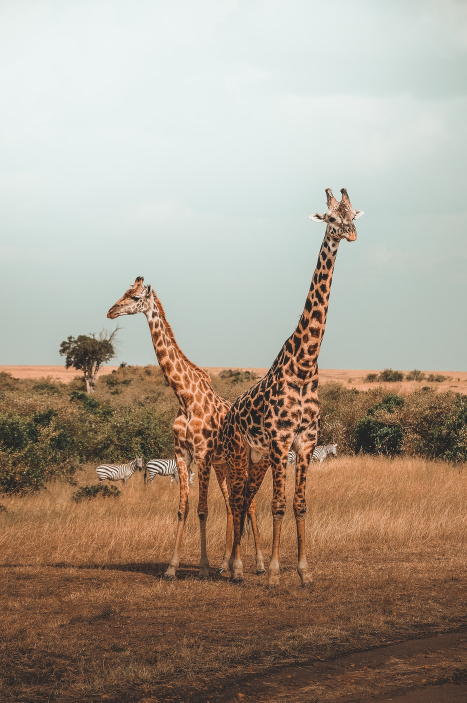
#> input picture 5. Object Detection with OpenCV and Python/giraffes.jpg, 933 x 1405 px, found by its file name (shown at 1/2 size)
$ jupyter execute --allow-errors Untitled.ipynb
#> lines starting #> are read from the running program, lines starting #| are printed output that depends on the picture
[cell 1]
import cv2

[cell 2]
img1 = cv2.imread('giraffes.jpg')
#> img1 is the input picture: shape (1405, 933, 3); mean B, G, R 141.5, 156.6, 170.1
img1 = cv2.cvtColor(img1,cv2.COLOR_RGB2BGR)
img2 = cv2.imread('bricks.jpg')
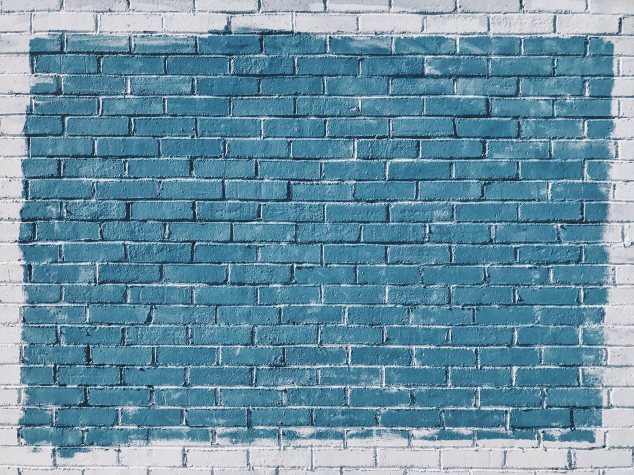
#> input picture 5. Object Detection with OpenCV and Python/bricks.jpg, 1267 x 950 px, found by its file name (shown at 1/2 size)
#> img2 is the input picture: shape (950, 1267, 3); mean B, G, R 163.5, 144, 104.9
img2 = cv2.cvtColor(img2,cv2.COLOR_RGB2BGR)

[cell 3]
import matplotlib.pyplot as plt

[cell 4]
img1.shape
#> Out = (1405, 933, 3)

[cell 5]
img2.shape
#> Out = (950, 1267, 3)

resize images

[cell 6]
img1 = cv2.resize(img1,(1400,1400))
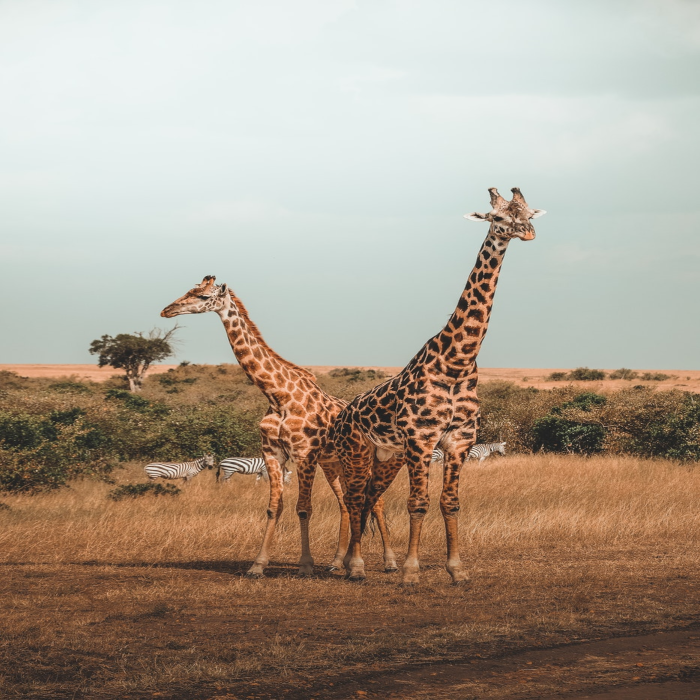
#> img1: shape (1400, 1400, 3) (shown at 1/2 size); mean R, G, B 170, 156.6, 141.4
img2 = cv2.resize(img2,(1400,1400))
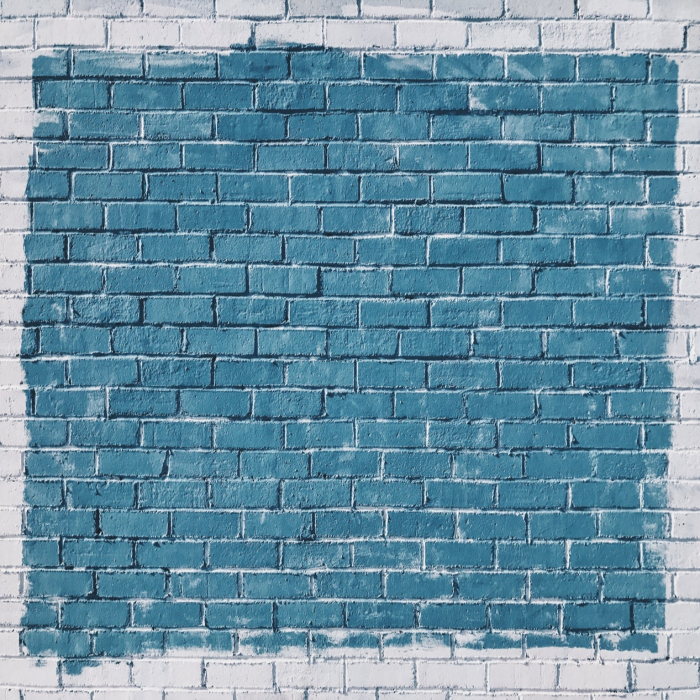
#> img2: shape (1400, 1400, 3) (shown at 1/2 size); mean R, G, B 104.8, 143.9, 163.4

[cell 7]
plt.imshow(img1)

[cell 8]
plt.imshow(img2)

[cell 9]
blended = cv2.addWeighted(src1=img1,alpha=0.5,src2=img2,beta=0.9,gamma=0)
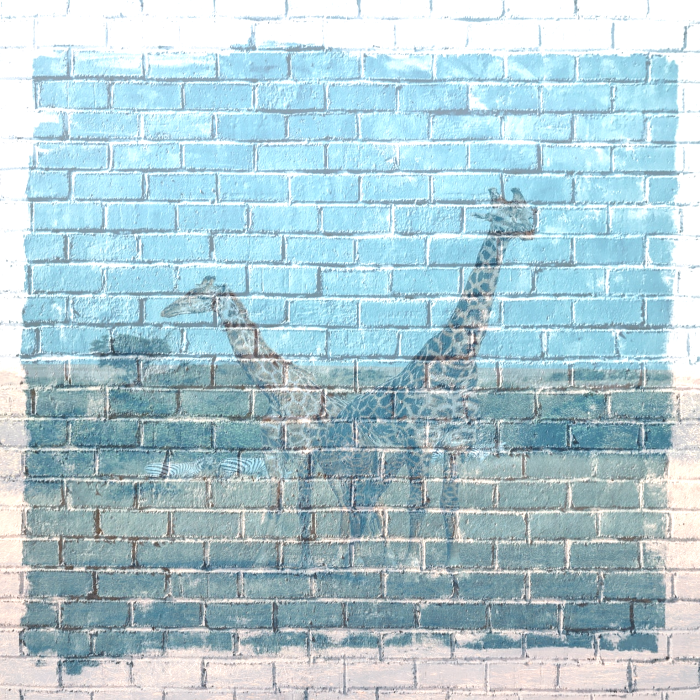
#> blended: shape (1400, 1400, 3) (shown at 1/2 size); mean R, G, B 174.7, 202.2, 210.5

[cell 10]
plt.imshow(blended)

[cell 11]
blended = cv2.addWeighted(src1=img1,alpha=0.5,src2=img2,beta=0.9,gamma=0)
plt.imshow(blended)

[cell 12]
blended = cv2.addWeighted(src1=img1,alpha=0.9,src2=img2,beta=0.6,gamma=0)
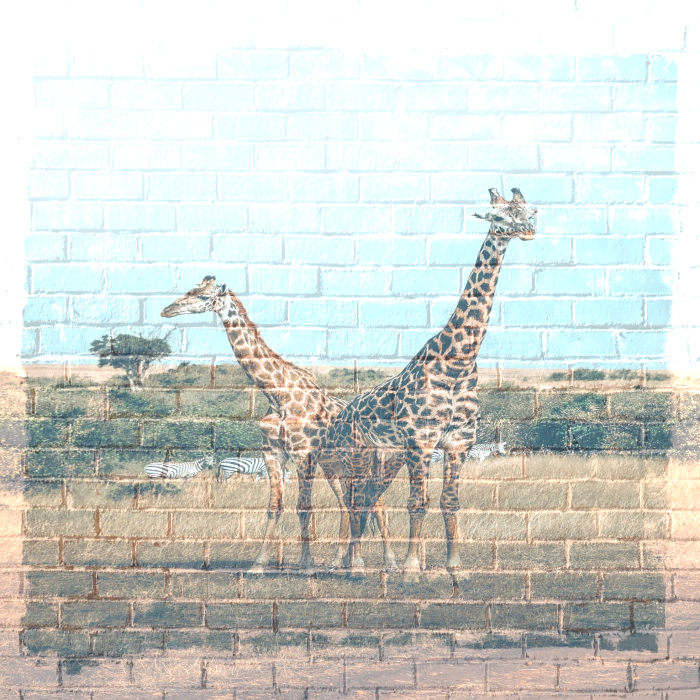
#> blended: shape (1400, 1400, 3) (shown at 1/2 size); mean R, G, B 207, 210.5, 204.9

[cell 13]
plt.imshow(blended)

[cell 14]
img1 = cv2.imread('giraffes.jpg')
img1 = cv2.cvtColor(img1,cv2.COLOR_RGB2BGR)
img2 = cv2.imread('bricks.jpg')
img2 = cv2.cvtColor(img2,cv2.COLOR_RGB2BGR)

[cell 15]
img2 = cv2.resize(img2,(600,600))
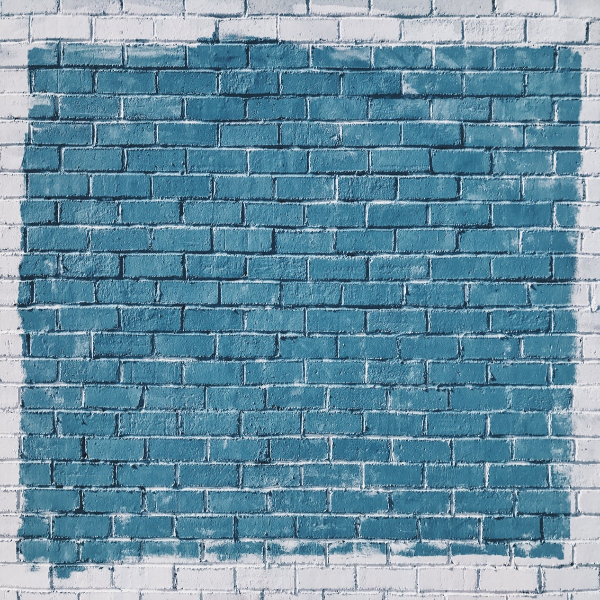
#> img2: shape (600, 600, 3); mean R, G, B 104.8, 143.8, 163.4

[cell 16]
plt.imshow(img2)

[cell 17]
large_img = img1
small_img = img2

[cell 18]
x_offset = 0
y_offset = 0

[cell 19]
x_end = x_offset + small_img.shape[1]
#> x_end = 600
y_end = y_offset + large_img.shape[0]
#> y_end = 1405

[cell 20]
small_img.shape
#> Out = (600, 600, 3)

[cell 21]
plt.imshow(large_img)

[cell 22]
import cv
import matplotlib.pyplot as plt

img1 = cv2.imread('giraffes.jpg')
img1 = cv2.cvtColor(img1,cv2.COLOR_RGB2BGR)
img2 = cv2.imread('bricks.jpg')
img2 = cv2.cvtColor(img2,cv2.COLOR_RGB2BGR)

img2 = cv2.resize(img2,(600,600))

[cell 23]
plt.imshow(img1)

[cell 24]
img1.shape
#> Out = (1405, 933, 3)

[cell 25]
x_offset = 934 - 600
y_offset = 1401 - 600

[cell 26]
img2.shape
#> Out = (600, 600, 3)

[cell 27]
rows,cols,channels = img2.shape

[cell 28]
rows

[cell 29]
cols

[cell 30]
roi = img1[y_offset:1401,x_offset:943]
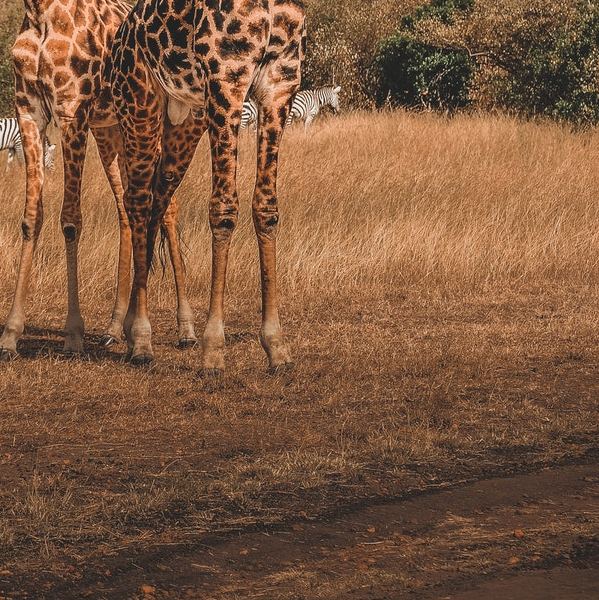
#> roi: shape (600, 599, 3); mean R, G, B 126.1, 88.8, 62.9

[cell 31]
plt.imshow(roi)

[cell 32]
img2gray = cv2.cvtColor(img2,cv2.COLOR_RGB2GRAY)
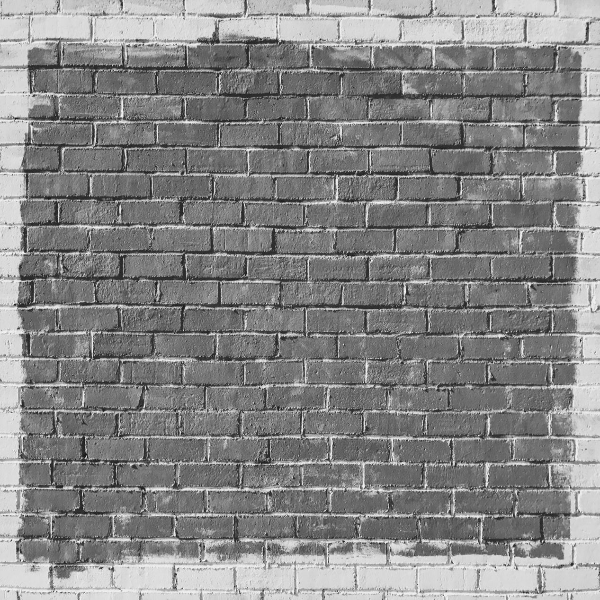
#> img2gray: shape (600, 600); min 19, max 250, mean 134.4

[cell 33]
plt.imshow(img2gray)

[cell 34]
mask_inv = cv2.bitwise_not(img2gray)
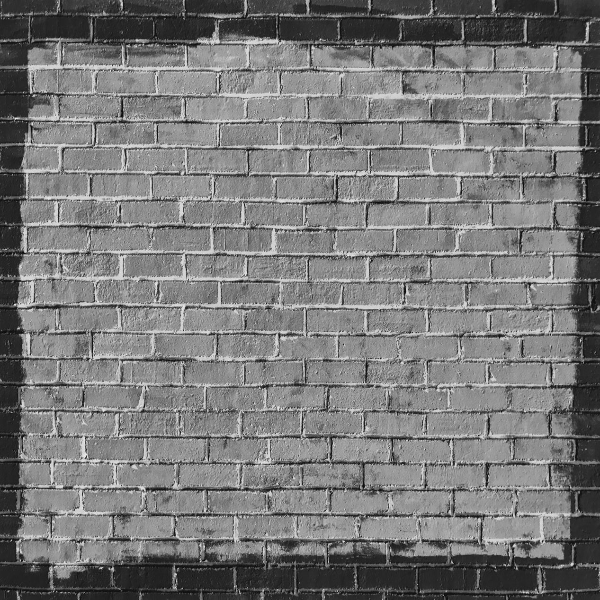
#> mask_inv: shape (600, 600); min 5, max 236, mean 120.6
plt.imshow(mask_inv)

[cell 35]
plt.imshow(mask_inv,cmap="gray")

[cell 36]
import numpy as np

[cell 37]
white_background = np.full(img2.shape,255,dtype=np.uint8)

[cell 38]
plt.imshow(white_background)
